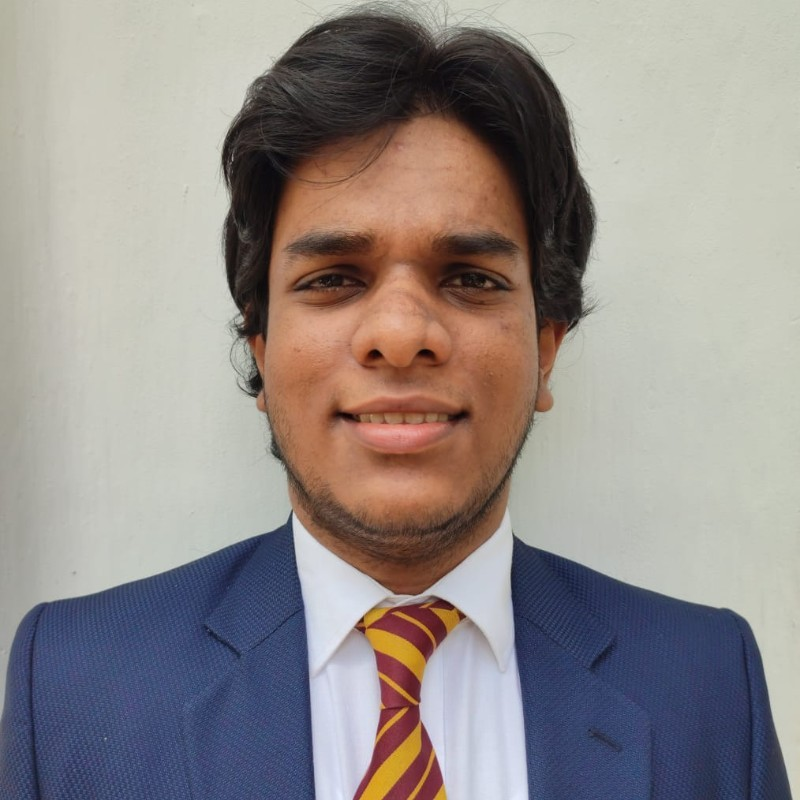
#> input picture assets/odil.jpeg, 800 x 800 px
$ python imagegen.py
#> lines starting #> are read from the running program, lines starting #| are printed output that depends on the picture
#> in generate_html, image is the input picture: PIL image 800x800 RGB; mean R, G, B 147.7, 140.7, 138.2
from PIL import Image
import os

# --- Configuration ---
IMAGE_PATH = "assets/odil.jpeg"
OUTPUT_FILE = "assets/odil_terminal_transparent.html"

# 120 is a good balance for a standard 1080p monitor web view
WIDTH = 120

# Classic "Dense" Character Map (Dark -> Light)
ASCII_CHARS = ["@", "#", "S", "%", "?", "*", "+", ";", ":", ",", "."]

def resize_image(image, new_width=100):
#> called with new_width = 120
    width, height = image.size
#> width = 800; height = 800
    ratio = height / width
#> ratio = 1
    # 0.55 correction factor for rectangular terminal characters
    new_height = int(new_width * ratio * 0.55)
#> new_height = 66
    return image.resize((new_width, new_height), Image.Resampling.LANCZOS)
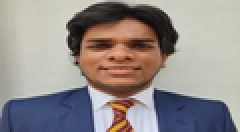
#> returned value: PIL image 120x66 RGB (shown 2 times larger); mean R, G, B 147.7, 140.7, 138.2

def grayify(image):
    return image.convert("L")
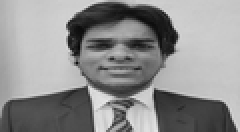
#> returned value: PIL image 120x66 L (shown 2 times larger); min 7, max 230, mean 142.5

def pixels_to_ascii(image):
    pixels = image.getdata()
    max_index = len(ASCII_CHARS) - 1

    # Map grayscale (0-255) to character index
    characters = "".join([ASCII_CHARS[int(pixel * max_index / 255)] for pixel in pixels])
    return characters

def generate_html(image_path, output_path, new_width=100):
    if not os.path.exists(image_path):
        print(f"Error: {image_path} not found.")
        return

    try:
        image = Image.open(image_path)
    except Exception as e:
        print(f"Error opening image: {e}")
        return

    # Process Image
    new_image_data = pixels_to_ascii(grayify(resize_image(image, new_width)))

    # Break into lines
    pixel_count = len(new_image_data)
#> pixel_count = 7920
    ascii_str = "\n".join(new_image_data[i:(i+new_width)] for i in range(0, pixel_count, new_width))

    # CSS for that Matrix/Linux Terminal Vibe
    html_content = f"""
    <!DOCTYPE html>
    <html lang="en">
    <head>
        <meta charset="UTF-8">
        <title>Terminal View Transparent</title>
        <style>
            body {{
                /* CHANGED: Background is now transparent */
                background-color: transparent;
                display: flex;
                justify-content: center;
                align-items: center;
                min-height: 100vh;
                margin: 0;
            }}
            pre {{
                font-family: 'Courier New', 'Lucida Console', monospace;
                font-size: 11px;
                line-height: 11px;

                /* THE CLASSIC TERMINAL LOOK */
                color: #00ff00;            /* Bright Green */
                text-shadow: 0 0 4px #008f11; /* Phosphor Glow */

                white-space: pre;
                font-weight: bold;
            }}
        </style>
    </head>
    <body>
        <pre>{ascii_str}</pre>
    </body>
    </html>
    """

    with open(output_path, "w") as f:
        f.write(html_content)

    print(f"Transparent terminal render generated: {output_path}")

if __name__ == "__main__":
    generate_html(IMAGE_PATH, OUTPUT_FILE, WIDTH)
